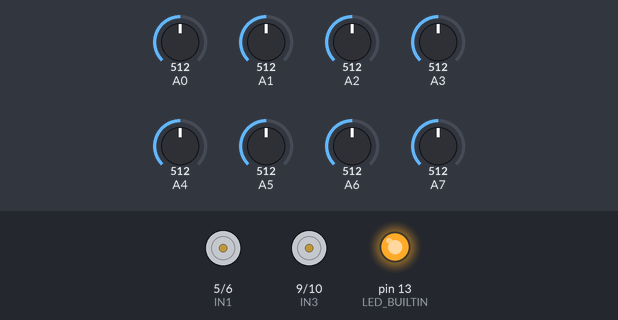
Recording of a sketch running on a simulated Arduino Nano, built with avr-gcc and run on an emulated ATmega328P. Parts: motor-driver pin pairs drawn as motors (green arrow = first pin HIGH = forward, orange = second pin HIGH = backward, longer = more drive), output pins drawn as LEDs (lit = HIGH). The test bench sets the inputs (shaded band); at power-on: A0 = 512, A1 = 512, A2 = 512, A3 = 512, A4 = 512, A5 = 512, A6 = 512, A7 = 512. What the sketch prints to the serial monitor is not drawn.

Above: at 0.1 s.
At 10.1 s:
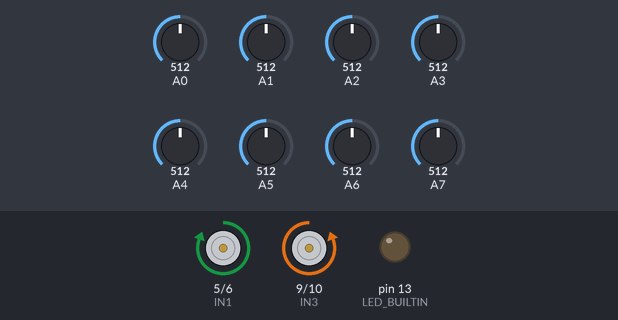
Timing chart, 0 to 11.6 s (numbered marks = the images above):
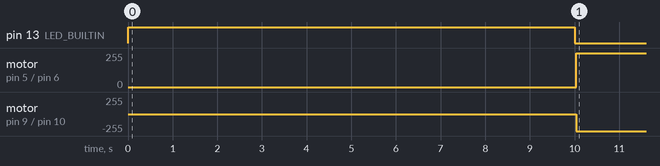

The sketch:

Testar_motores.ino
```cpp
#include <QTRSensors.h> //biblioteca do sensor

QTRSensors qtr;    //variável do sensor

const uint8_t SensorCount = 8; //Declarando o número de sensores
uint16_t sensorValues[SensorCount];

//Definindo motores
int IN1 = 5;
int IN2 = 6;
int IN3 = 9;
int IN4 = 10;

//inicializa pinos
void setup(){

  Serial.begin(9600);
  // configure the sensors
  qtr.setTypeAnalog();
  qtr.setSensorPins((const uint8_t[]){A0,A1,A2,A3,A4,A5,A6,A7}, SensorCount);  // Declarando os sensores (onde estão ligados no arduino)
  qtr.setEmitterPin(2);

  pinMode(LED_BUILTIN, OUTPUT);
  digitalWrite(LED_BUILTIN, HIGH); //O LED do arduino liga para mostrar que está calibrando

  Serial.println("calibrando..."); //se abrir o serial monitor, aparecerá "calibrando"
  for (uint16_t i = 0; i < 400; i++)
  {
    qtr.calibrate();
  }
  digitalWrite(LED_BUILTIN, LOW); // O LED do arduino desliga para mostrar que a calibração terminou

  // Vai printar o menor valor da calibração

  for (uint8_t i = 0; i < SensorCount; i++)
  {
    Serial.print(qtr.calibrationOn.minimum[i]);
    Serial.print(' ');
  }
  Serial.println();

   // Vai printar o maior valor da calibração

  for (uint8_t i = 0; i < SensorCount; i++)
  {
    Serial.print(qtr.calibrationOn.maximum[i]);
    Serial.print(' ');
  }
  Serial.println();
  Serial.println();

  //Define os pinos como saida
  pinMode(IN1, OUTPUT);
  pinMode(IN2, OUTPUT);
  pinMode(IN3, OUTPUT);
  pinMode(IN4, OUTPUT);

}

void loop(){

  // Nessa parte será printado as posições dos 8 sensores em conjunto, variando de 0 a 5000 --> 2500 provavelmente significa o meio
  // read calibrated sensor values and obtain a measure of the line position
  // from 0 to 5000 (for a white line, use readLineWhite() instead)
  uint16_t position = qtr.readLineBlack(sensorValues);

  Serial.print("Possicao lida ");
  Serial.print(position);
  Serial.println();

  //Inicia motores
  digitalWrite(IN1, HIGH);
  digitalWrite(IN2, LOW);
  digitalWrite(IN3, LOW);
  digitalWrite(IN4, HIGH);


}
```

Measured:
- by itself, motor on pin 5 (IN1) / pin 6 (IN2): stopped → forward 255/255 at 10.0 s
- by itself, motor on pin 9 (IN3) / pin 10 (IN4): stopped → backward 255/255 at 10.0 s
